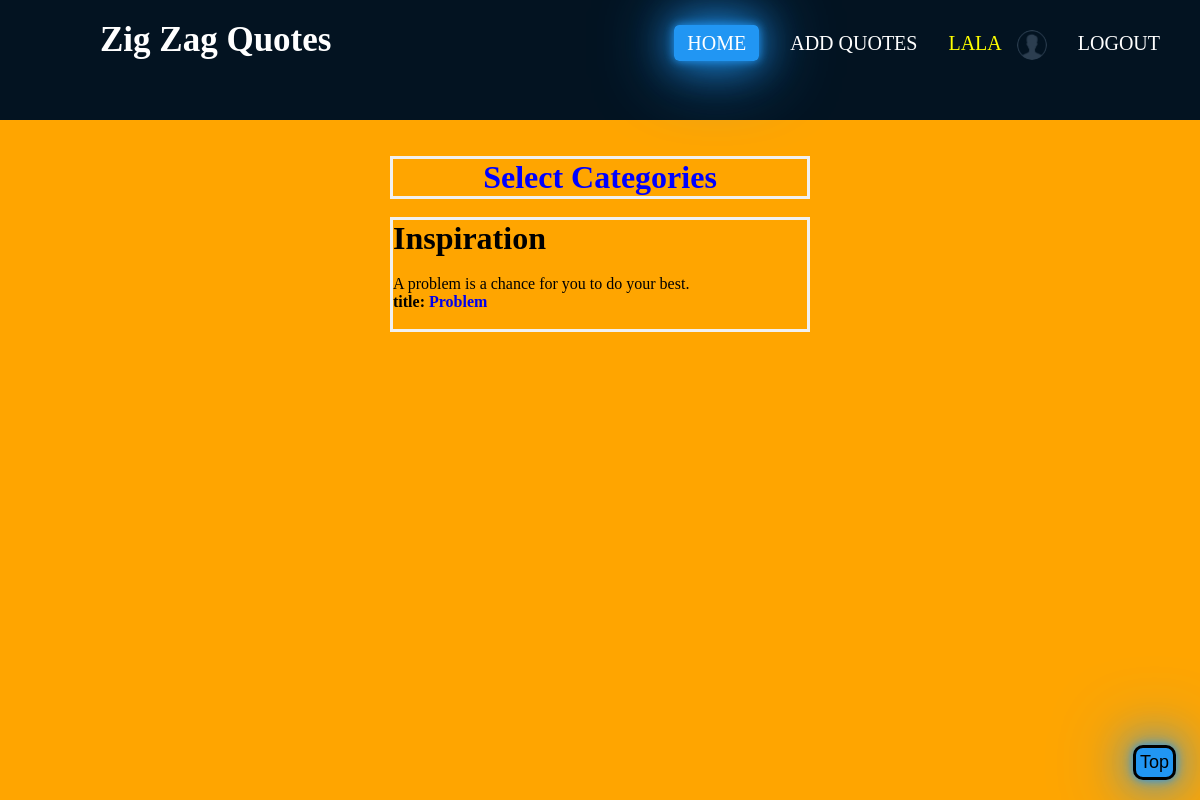
/categories/Inspiration/ (signed in), run on the app's committed database.
### quotes/models.py (models this page shows, shortened)
class Profile(models.Model):
    profile_pic = models.ImageField(default="profile.png", upload_to='images/', blank=True, null=True)
    user = models.OneToOneField(settings.AUTH_USER_MODEL, on_delete=models.CASCADE)
    bio = models.CharField(max_length=250, default="I am")
    date_of_birth = models.DateField(blank=True, null=True)
    facebook_url = models.CharField(max_length=250, null=True, blank=True)
    youtube_url = models.CharField(max_length=250, null=True, blank=True)
    twitter_url = models.CharField(max_length=250, null=True, blank=True)
    linkedin_url = models.CharField(max_length=250, null=True, blank=True)
    instagram_url = models.CharField(max_length=250, null=True, blank=True)

class Quote(models.Model):
    author = models.ForeignKey(settings.AUTH_USER_MODEL, on_delete=models.CASCADE, related_name='quotes')
    title = models.CharField(max_length=250)
    body = models.TextField()
    users_like = models.ManyToManyField(settings.AUTH_USER_MODEL, related_name='Quotes_liked', blank=True)
    time = models.DateTimeField(auto_now_add=True, db_index=True)
    category = models.CharField(max_length=250, default='Popular Quote')

### quotes/views.py (the view)
# urls.py: path('categories/<str:category>/', views.Categories, name='categories'),
def Categories(request, category):
    categories = Quote.objects.filter(category=category.replace('-', ' ').title())
    if not categories:
        categories = Quote.objects.filter(category=category.replace('-', ' '))
    elif not categories:
        categories = Quote.objects.filter(category=category.replace('-', ' ').capitalize())
    if not categories: categories = Quote.objects.filter(category=category.replace('-', ' ').upper())
    category_list = Quote.objects.values("category").distinct()
    return render(request, "quotes/categories.html",
                  {'category': category.replace('-', ' ').title(), 'categories': categories, 'category_list': category_list})

### quotes/templates/quotes/categories.html (shortened to what this page needs)
{% extends "home_layout.html" %}
{% block category %}
     <h1 style="color:blue; text-align: center;">Select Categories</h1>
{% endblock %}
{% block content %}
{% if categories %}
    <h1>{{category}}</h1><br>
    {% for quote in categories %}
         <blockquote >{{quote.body}}</blockquote>
         <h4>title: <a  href="{% url 'quotes:quote_detail' quote.pk quote.category|slugify %}">{{quote.title}}</a></h4><br>
    {% endfor %}
{% else %}
    <h2>This Page Doesn't Exit</h2>
{% endif %}
{% endblock %}

### quotes/templates/home_layout.html (shortened to what this page needs)
{% load static %}
<html>
{% load static %}
<head>
</head>
<body>
<nav>
    <small class="logo"><a class="active" href="{% url 'quotes:home' %}" style="color:white;box-shadow:none;background:none;">Zig Zag Quotes</a></small>
    <ul>
        <li><a class="active" href="{% url 'quotes:home' %}">home</a></li>
        <li><a href="{% url 'quotes:add_quotes' %}">Add Quotes</a></li>
        {% if request.user.is_authenticated %}
            <li><a  href="{% url 'profile_page' user.profile.id %}" style="color: yellow; box-shadow:none; padding:0; background: none;">
                {{user.username}}&ensp;
                {% if user.profile.profile_pic %}<img class="image1" src="{{user.profile.profile_pic.url}}">
                {% else %}<img class="image1" src="{% static 'profile.png' %}">
                {% endif %}
            </a></li>
            <li><a href="{% url 'logout' %}">Logout</a></li>
        {% else %}
            <li><a href="{% url 'login' %}">Log-in</a></li>
            <li><a href="{% url 'register' %}">Register</a></li>
        {% endif %}
    </ul>
</nav><br>
     <br>
    <div class="category">
    <div class="dropdown">
        {% block category %}
        {% endblock %}
     </div></div><br>
    <div class="content">
        {% block content %}
        {% endblock %}
     </div><br><br><br>
     <br>
<button onclick="topFunction()" id="myBtn" title="Go to top">Top</button>
</body>
</html>

### quotes/templates/home_layout.html (style rules this page uses)
* { padding: 0; margin: 0; text-decoration: none; list-style: none; box-sizing: border-box; }
body { background: orange; }
nav { background: #031321; height: 120px; width: 100% }
small.logo { color: white; font-size: 35px; line-height: 80px; padding: 0 100px; font-weight: bold; }
nav ul { float: right; margin-right: 20px; padding: 30px 0 0 0; }
nav ul li { display: inline-block; line-height: 20px; margin: 0 7px; }
nav ul li a { color: white; font-size: 20px; padding: 7px 13px; border-radius: 5px; text-decoration: none; text-transform: uppercase; }
#myBtn { display: block; position: fixed; bottom: 20px; right: 2%; cursor: pointer; }
.active, #myBtn, a:hover { background: #2196f3; box-shadow: 0 0 10px #2196f3, 0 0 40px #2196f3, 0 0 80px #2196f3; transition: .5s; }
.image1 { vertical-align: middle; width: 30px; height: 30px; border-radius: 50%; }
input, button, label { border-radius: 10px; border: none; padding: 4px; color: #000; background-color: #6633FF; font-size: 18px; }

### quotes/templates/quotes/categories.html (style rules this page uses)
.category { max-width: 420px; margin: auto; border: 3px solid #f1f1f1; }
button { border-radius: 10px; border-style: solid; color: black; background-color: white; margin-left: 10px; }
.content { max-width: 420px; margin: auto; border: 3px solid #f1f1f1;a }

### data on the page
Quote: category "Inspiration", body "A problem is a chance for you to do your best.", title "Problem"

### other printed values
{{ user.username }} "LALA"
